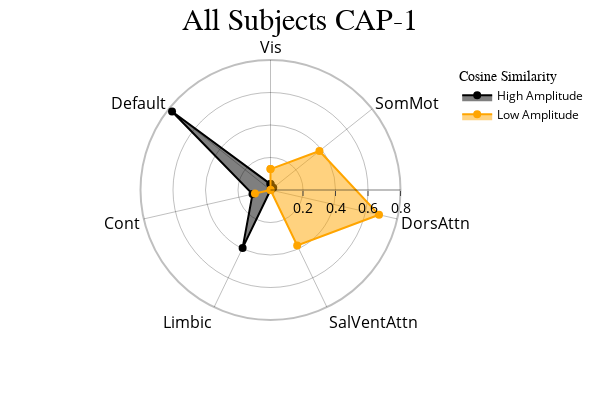
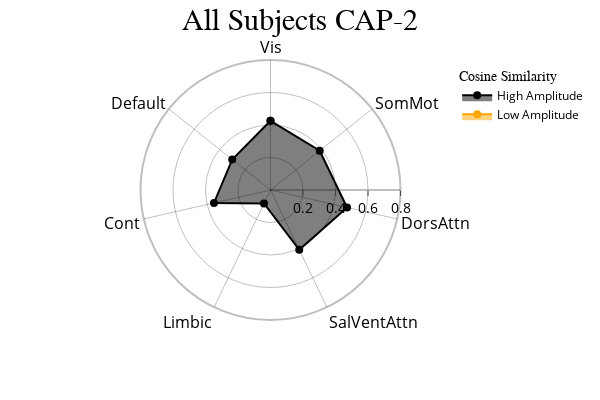
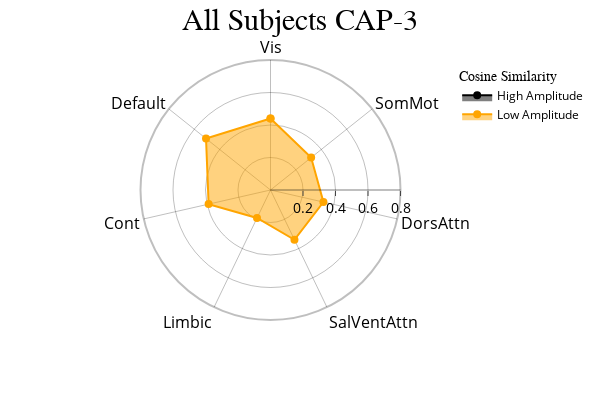

Notebook code cell kept with these figures, in order:
### Markdown cell above
<font size="6">CAPs to Radar Plots </font>

 <font size="3">Radar plots showing the cosine similarity between each network and the positive ("High Amplitude") and negative ("Low Amplitude") activations in each CAP. Since this function assumes that the matrix subjected to kmeans clustering was standardized, "High Amplitude" represents values above the mean (0) and "Low Amplitude" represents values below the mean (0). During calculation of the "Low Amplitude" cosine similarity, the inverse is computed to turn this similarity positive for visualization purposes.</font>

### Code cell
radialaxis = {
    "showline": True,
    "linewidth": 2,
    "linecolor": "rgba(0, 0, 0, 0.25)",
    "gridcolor": "rgba(0, 0, 0, 0.25)",
    "ticks": "outside",
    "tickfont": {"size": 14, "color": "black"},
    "range": [0, 0.8],
    "tickvals": ["", 0.2, "", 0.4, "", 0.6, "", 0.8],
}

legend = {
    "yanchor": "top",
    "y": 0.99,
    "x": 0.99,
    "title_font_family": "Times New Roman",
    "font": {"size": 12, "color": "black"},
}

colors = {"High Amplitude": "black", "Low Amplitude": "orange"}

cap_analysis.caps2radar(
    radialaxis=radialaxis, height=400, width=600, color_discrete_map=colors, legend=legend
)

### Figure 1 — Plotly figure (JSON) as saved in the notebook; plotly's stock layout.template omitted (floating-point values rounded to 4 significant figures)
{"data": [{"fill": "toself", "hovertemplate": "color=High Amplitude<br>r=%{r}<br>Regions=%{theta}<extra></extra>", "legendgroup": "High Amplitude", "line": {"color": "black", "dash": "solid"}, "marker": {"size": 8, "symbol": "circle"}, "mode": "markers+lines", "name": "High Amplitude", "r": [0.0363, 0.02153, 0.001851, 0, 0.3956, 0.1136, 0.775, 0.0363], "showlegend": true, "subplot": "polar", "theta": ["Vis", "SomMot", "DorsAttn", "SalVentAttn", "Limbic", "Cont", "Default", "Vis"], "type": "scatterpolar"}, {"fill": "toself", "hovertemplate": "color=Low Amplitude<br>r=%{r}<br>Regions=%{theta}<extra></extra>", "legendgroup": "Low Amplitude", "line": {"color": "orange", "dash": "solid"}, "marker": {"size": 8, "symbol": "circle"}, "mode": "markers+lines", "name": "Low Amplitude", "r": [0.1286, 0.3852, 0.685, 0.3787, 0, 0.09811, 0, 0.1286], "showlegend": true, "subplot": "polar", "theta": ["Vis", "SomMot", "DorsAttn", "SalVentAttn", "Limbic", "Cont", "Default", "Vis"], "type": "scatterpolar"}], "layout": {"height": 400, "legend": {"font": {"color": "black", "size": 12}, "title": {"font": {"family": "Times New Roman"}, "text": "Cosine Similarity"}, "tracegroupgap": 0, "x": 0.99, "y": 0.99, "yanchor": "top"}, "margin": {"t": 60}, "polar": {"angularaxis": {"categoryarray": ["Vis", "SomMot", "DorsAttn", "SalVentAttn", "Limbic", "Cont", "Default", "Vis", "SomMot", "DorsAttn", "SalVentAttn", "Limbic", "Cont", "Default"], "categoryorder": "array", "direction": "clockwise", "gridcolor": "rgba(0, 0, 0, 0.25)", "linecolor": "rgba(0, 0, 0, 0.25)", "linewidth": 2, "rotation": 90, "showline": true, "tickfont": {"color": "black", "size": 16}}, "bgcolor": "white", "domain": {"x": [0, 1], "y": [0, 1]}, "radialaxis": {"gridcolor": "rgba(0, 0, 0, 0.25)", "linecolor": "rgba(0, 0, 0, 0.25)", "linewidth": 2, "range": [0, 0.8], "showline": true, "tickfont": {"color": "black", "size": 14}, "ticks": "outside", "tickvals": ["", 0.2, "", 0.4, "", 0.6, "", 0.8]}}, "showlegend": true, "title": {"font": {"color": "black", "family": "Times New Roman", "size": 30}, "text": "All Subjects CAP-1", "x": 0.5}, "width": 600}}

### Figure 2 — Plotly figure (JSON) as saved in the notebook; plotly's stock layout.template omitted (floating-point values rounded to 4 significant figures)
{"data": [{"fill": "toself", "hovertemplate": "color=High Amplitude<br>r=%{r}<br>Regions=%{theta}<extra></extra>", "legendgroup": "High Amplitude", "line": {"color": "black", "dash": "solid"}, "marker": {"size": 8, "symbol": "circle"}, "mode": "markers+lines", "name": "High Amplitude", "r": [0.4259, 0.3873, 0.4834, 0.4081, 0.09204, 0.3568, 0.3013, 0.4259], "showlegend": true, "subplot": "polar", "theta": ["Vis", "SomMot", "DorsAttn", "SalVentAttn", "Limbic", "Cont", "Default", "Vis"], "type": "scatterpolar"}, {"fill": "toself", "hovertemplate": "color=Low Amplitude<br>r=%{r}<br>Regions=%{theta}<extra></extra>", "legendgroup": "Low Amplitude", "line": {"color": "orange", "dash": "solid"}, "marker": {"size": 8, "symbol": "circle"}, "mode": "markers+lines", "name": "Low Amplitude", "r": [null, null, null, null, null, null, null, null], "showlegend": true, "subplot": "polar", "theta": ["Vis", "SomMot", "DorsAttn", "SalVentAttn", "Limbic", "Cont", "Default", "Vis"], "type": "scatterpolar"}], "layout": {"height": 400, "legend": {"font": {"color": "black", "size": 12}, "title": {"font": {"family": "Times New Roman"}, "text": "Cosine Similarity"}, "tracegroupgap": 0, "x": 0.99, "y": 0.99, "yanchor": "top"}, "margin": {"t": 60}, "polar": {"angularaxis": {"categoryarray": ["Vis", "SomMot", "DorsAttn", "SalVentAttn", "Limbic", "Cont", "Default", "Vis", "SomMot", "DorsAttn", "SalVentAttn", "Limbic", "Cont", "Default"], "categoryorder": "array", "direction": "clockwise", "gridcolor": "rgba(0, 0, 0, 0.25)", "linecolor": "rgba(0, 0, 0, 0.25)", "linewidth": 2, "rotation": 90, "showline": true, "tickfont": {"color": "black", "size": 16}}, "bgcolor": "white", "domain": {"x": [0, 1], "y": [0, 1]}, "radialaxis": {"gridcolor": "rgba(0, 0, 0, 0.25)", "linecolor": "rgba(0, 0, 0, 0.25)", "linewidth": 2, "range": [0, 0.8], "showline": true, "tickfont": {"color": "black", "size": 14}, "ticks": "outside", "tickvals": ["", 0.2, "", 0.4, "", 0.6, "", 0.8]}}, "showlegend": true, "title": {"font": {"color": "black", "family": "Times New Roman", "size": 30}, "text": "All Subjects CAP-2", "x": 0.5}, "width": 600}}

### Figure 3 — Plotly figure (JSON) as saved in the notebook; plotly's stock layout.template omitted (floating-point values rounded to 4 significant figures)
{"data": [{"fill": "toself", "hovertemplate": "color=High Amplitude<br>r=%{r}<br>Regions=%{theta}<extra></extra>", "legendgroup": "High Amplitude", "line": {"color": "black", "dash": "solid"}, "marker": {"size": 8, "symbol": "circle"}, "mode": "markers+lines", "name": "High Amplitude", "r": [null, null, null, null, null, null, null, null], "showlegend": true, "subplot": "polar", "theta": ["Vis", "SomMot", "DorsAttn", "SalVentAttn", "Limbic", "Cont", "Default", "Vis"], "type": "scatterpolar"}, {"fill": "toself", "hovertemplate": "color=Low Amplitude<br>r=%{r}<br>Regions=%{theta}<extra></extra>", "legendgroup": "Low Amplitude", "line": {"color": "orange", "dash": "solid"}, "marker": {"size": 8, "symbol": "circle"}, "mode": "markers+lines", "name": "Low Amplitude", "r": [0.4404, 0.3198, 0.3341, 0.3398, 0.191, 0.3905, 0.5075, 0.4404], "showlegend": true, "subplot": "polar", "theta": ["Vis", "SomMot", "DorsAttn", "SalVentAttn", "Limbic", "Cont", "Default", "Vis"], "type": "scatterpolar"}], "layout": {"height": 400, "legend": {"font": {"color": "black", "size": 12}, "title": {"font": {"family": "Times New Roman"}, "text": "Cosine Similarity"}, "tracegroupgap": 0, "x": 0.99, "y": 0.99, "yanchor": "top"}, "margin": {"t": 60}, "polar": {"angularaxis": {"categoryarray": ["Vis", "SomMot", "DorsAttn", "SalVentAttn", "Limbic", "Cont", "Default", "Vis", "SomMot", "DorsAttn", "SalVentAttn", "Limbic", "Cont", "Default"], "categoryorder": "array", "direction": "clockwise", "gridcolor": "rgba(0, 0, 0, 0.25)", "linecolor": "rgba(0, 0, 0, 0.25)", "linewidth": 2, "rotation": 90, "showline": true, "tickfont": {"color": "black", "size": 16}}, "bgcolor": "white", "domain": {"x": [0, 1], "y": [0, 1]}, "radialaxis": {"gridcolor": "rgba(0, 0, 0, 0.25)", "linecolor": "rgba(0, 0, 0, 0.25)", "linewidth": 2, "range": [0, 0.8], "showline": true, "tickfont": {"color": "black", "size": 14}, "ticks": "outside", "tickvals": ["", 0.2, "", 0.4, "", 0.6, "", 0.8]}}, "showlegend": true, "title": {"font": {"color": "black", "family": "Times New Roman", "size": 30}, "text": "All Subjects CAP-3", "x": 0.5}, "width": 600}}
